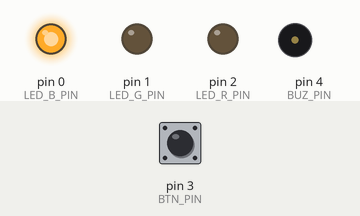
Bench run of a sketch on a simulated Arduino Uno, built with avr-gcc and run on an emulated ATmega328P. Parts: output pins drawn as LEDs (lit = HIGH), buzzer (waves = sounding, pin HIGH). Dashed ring = blinking. The inputs (shaded band) are chosen by the test bench; at power-on: pin 3 (BTN_PIN) HIGH.

Above: at 1.2 s.
1.3 s: pin 3 (BTN_PIN) pulled LOW for 0.15 s
At 3.0 s:
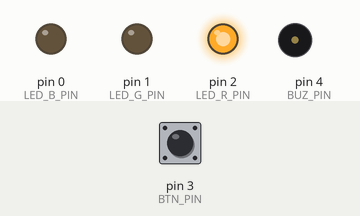
3.6 s: pin 3 (BTN_PIN) pulled LOW for 1 s
At 6.1 s:
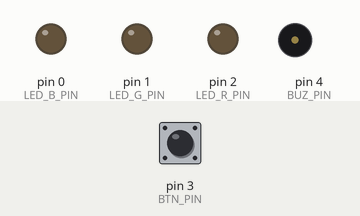
6.6 s: pin 3 (BTN_PIN) pulled LOW for 0.15 s
At 7.9 s:
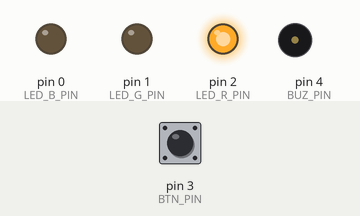
8.3 s: pin 3 (BTN_PIN) pulled LOW for 3.2 s
At 12.4 s:
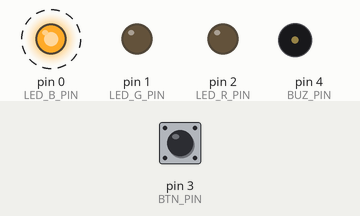
Timing chart, 0 to 15.5 s (numbered marks = the images above; inputs shaded):
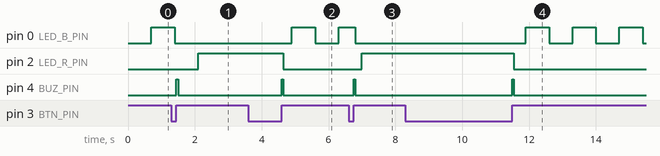

The sketch:

pomodoro.ino
```cpp
#include <EncButton.h> // https://github.com/GyverLibs/EncButton
#include <TimerMs.h> // https://github.com/GyverLibs/TimerMs

//// setup

// const int LED_R_PIN = 10;
// const int LED_G_PIN = 11;
// const int LED_B_PIN = 12;
// const int BUZ_PIN = 5;
// const int BTN_PIN = 4;

const int LED_R_PIN = 2;
const int LED_G_PIN = 1;
const int LED_B_PIN = 0;
const int BUZ_PIN = 4;
const int BTN_PIN = 3;

const int LED_SPEED_MS = 700; // led blinking speed

const uint32_t WORK_T_MS = 1500000; // work time 25 min
const uint32_t REST_T_MS = 300000; // rest time 5 min
const uint32_t LONG_REST_T_MS = 1200000; // long rest 20 min

////

int curLed = LED_R_PIN;
int ledState = 0; // 0 - off, 1 - on, 2 - blinking
bool ledOn = false;

int pomodoros = 0;
int state = 0; // 0 - pause, 1 - work, 2 - work end, 3 - rest, 4 - rest end
int initState = true;

EncButton<EB_TICK, BTN_PIN> btn(INPUT);

TimerMs ledTmr(LED_SPEED_MS, 1, 0);
TimerMs mainTmr(WORK_T_MS, 0, 1);

void setup() {

  pinMode(LED_R_PIN, OUTPUT);
  pinMode(LED_G_PIN, OUTPUT);
  pinMode(LED_B_PIN, OUTPUT);
  pinMode(BUZ_PIN, OUTPUT);
  pinMode(BTN_PIN, INPUT);

}

void loop() {
  btn.tick();

  // state
  switch (state) {
    case 0: // pause
      if (initState) {
        setCurLed(LED_B_PIN);
        setLedState(2);
        initState = false;
      }
      if (btn.release()) {
        beepClick();
        setState(1);
      }
      break;
    case 1: // work
      if (initState) {
        initState = false;

        setCurLed(LED_R_PIN);
        setLedState(1);

        mainTmr.setTime(WORK_T_MS);
        mainTmr.start();
      }
      if (mainTmr.tick()) setState(2);
      if (btn.release()) {
        beepClick();
        setState(0);
      }
      break;
    case 2: // work end
      if (initState) {
        initState = false;

        setCurLed(LED_R_PIN);
        setLedState(2);

        pomodoros = pomodoros+1;
        if (pomodoros >= 4) {
          // long rest
          pomodoros = 0;
          mainTmr.setTime(LONG_REST_T_MS);
          beepLongRest();
        } else {
          mainTmr.setTime(REST_T_MS);
          beepEnd();
        }
      }
      if (btn.release()) {
        beepClick();
        setState(3);
      }
      break;
    case 3: // rest
      if (initState) {
        initState = false;

        setCurLed(LED_G_PIN);
        setLedState(1);
        mainTmr.start();
      }
      if (mainTmr.tick()) setState(4);
      if (btn.release()) {
        beepClick();
        setState(1);
      }
      break;
    case 4: // rest end
      if (initState) {
        initState = false;

        setCurLed(LED_G_PIN);
        setLedState(2);
        beepEnd();
      }
      if (btn.release()) {
        beepClick();
        setState(1);
      }
      break;
  }

  // led control
  if (ledTmr.tick()) {
    switch (ledState) {
      case 0:
        if (ledOn)ledSwitch(false);
        break;
      case 1:
        if (!ledOn) ledSwitch(true);;
        break;
      case 2:
        ledSwitch(!ledOn);
        break;
    }
  }

}

void setState(int val) {
  if (val == state) return;
  if (state >= 5) val = 0;
  state = val;
  initState = true;
}

void ledSwitch(bool on) {
  if (on) {
    digitalWrite(curLed, HIGH);
  } else {
    digitalWrite(curLed, LOW);
  }
  ledOn = on;
}

void setCurLed(int val) {
  if (val == curLed) return;
  ledSwitch(false);
  curLed = val;
}

void setLedState(int val) {
  if (val == ledState) return;
  ledState = val;
}

void beepClick() {
  beep(1, 50, 0);
}

void beepEnd() {
  beep(2, 100, 0);
}

void beepLongRest() {
  beep(3, 300, 0);
}

void beep(int n, int durSig, int durPause) {
  if (n>1 && durPause == 0 ) {
    durPause = durSig;
  }
  for (int i=0;i<n;i++) {
    digitalWrite(BUZ_PIN, HIGH);
    delay(durSig);
    digitalWrite(BUZ_PIN, LOW);
    delay(durPause);
  }
}
```

Measured:
- after the input at 1.3 s, pin 0 (LED_B_PIN): goes on until 1.4 s, then stays LOW; pin 2 (LED_R_PIN): LOW → HIGH after 0.80 s; pin 4 (BUZ_PIN): LOW → HIGH after 0.15 s, → LOW 0.05 s later
- after the input at 3.6 s, pin 0 (LED_B_PIN): LOW → HIGH after 1.3 s, → LOW 0.70 s later, → HIGH 0.70 s later; pin 2 (LED_R_PIN): HIGH → LOW after 1.1 s; pin 4 (BUZ_PIN): LOW → HIGH after 1.0 s, → LOW 0.05 s later
- after the input at 6.6 s, pin 2 (LED_R_PIN): LOW → HIGH after 0.40 s; pin 4 (BUZ_PIN): LOW → HIGH after 0.15 s, → LOW 0.05 s later
- after the input at 8.3 s, pin 0 (LED_B_PIN): alternates HIGH for 0.70 s and LOW for 0.70 s, starting after 3.6 s; pin 2 (LED_R_PIN): HIGH → LOW after 3.3 s; pin 4 (BUZ_PIN): LOW → HIGH after 3.2 s, → LOW 0.05 s later
